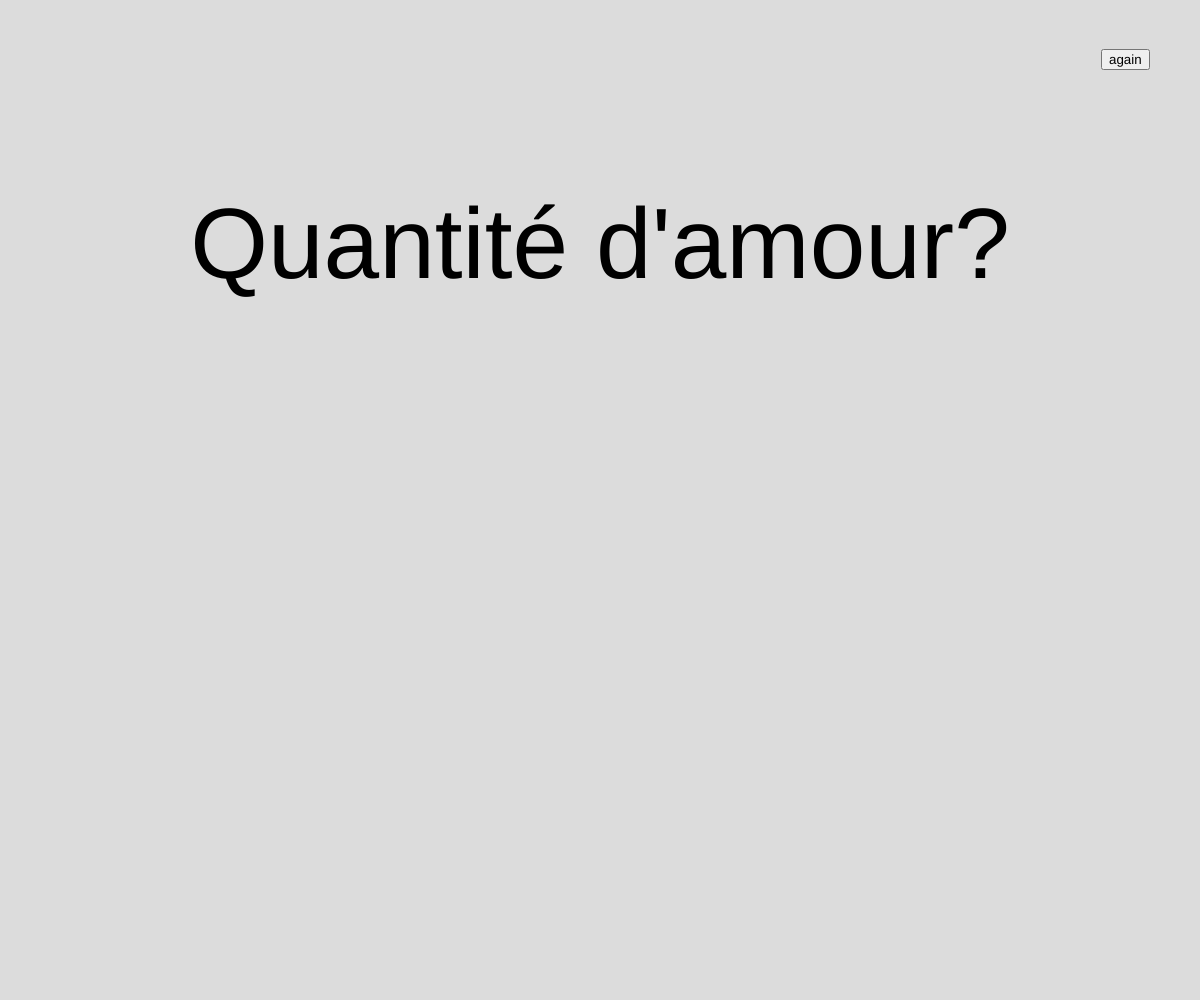
Frame 1 (no input)
Frame 60 (no input): identical to frame 1, image omitted
Frame 120 (the mouse pressed at the canvas centre since frame 60): identical to frame 1, image omitted

The p5.js sketch that drew this single still picture (run headless with seeded random() and noise() and a simulated clock; from frame 60 on, the mouse is pressed at the canvas centre):

// p5.js sketch
// ── sketch.js
let responses = [ 'beaucoup', 'passionnément', 'à la folie'];
let margueritePetales;
let indexPetal = 0;
let displayText2 = 'clic';
let displayText1 = 'Quantité d\'amour?';
let button;

function setup() {
  createCanvas(windowWidth, windowHeight);
  textSize(windowHeight / 10);
  textAlign(CENTER, CENTER);
  resetSimulation();

  button = createButton('again');
  button.position(windowWidth - (button.width +50),  button.width );
  button.mousePressed(resetSimulation);
}

function windowResized() {resizeCanvas(windowWidth, windowHeight);}

function draw() {
  background(220);
  text(displayText1, windowWidth / 2, windowHeight / 4);
  text(displayText2, windowWidth / 2, windowHeight / 2); 
}

function mouseClicked() {
  if (indexPetal < margueritePetales) {
    displayText2 = responses[indexPetal];
    indexPetal++;
  }
}

function resetSimulation() {
  // Réinitialiser la simulation
  margueritePetales = Math.floor(random(1, 4));
  indexPetal = 0;
  displayText2 = '';
}
